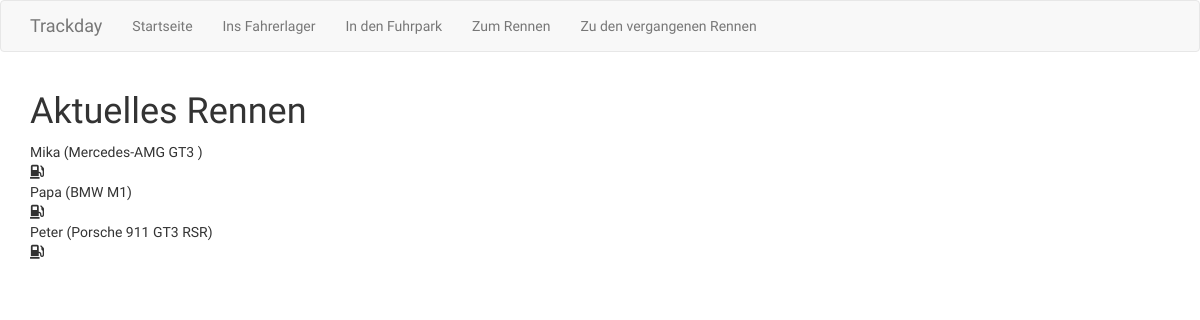
The page /current_race on the database its author committed.
### app/models.py (models this page shows, shortened)
class Racer(db.Model):
  id = db.Column(db.Integer, primary_key=True)
  name = db.Column(db.String(64), index=True, unique=True)

class Car(db.Model):
  id = db.Column(db.Integer, primary_key=True)
  name = db.Column(db.String(64), index=False, unique=False)
  description = db.Column(db.String(512), index=False, unique=False)
  order_number = db.Column(db.String(16), index=True, unique=True)
  image_link = db.Column(db.String(128), index=False, unique=False)

### app/routes.py (the view)
@app.route('/current_race')
def current_race():
  return render_template('current_race.html', title='Aktuelles Rennen', current_race=find_current_race())

### app/models.py (called while the page is built)
  def parsed_grid(self):
    if self.grid is None:
      return None
    return list(map(lambda grid_entry: {'controller': grid_entry['controller'], 'racer': Racer.query.get(grid_entry['racer']), 'car': Car.query.get(grid_entry['car'])}, json.loads(self.grid)))

### app/routes.py (called while the page is built)
def find_current_race():
  return next(iter(Race.query.filter(Race.status=='created').all()), None)

### app/templates/current_race.html (shortened to what this page needs)
{% extends "base.html" %}
{% block app_content %}
  <h1>Aktuelles Rennen</h1>
  {% if current_race and current_race.parsed_grid()%}
    <div class="d-flex flex-row race-grid">
      {% for grid_entry in current_race.parsed_grid()%}
      <div class= "p-2" id = "grid_entry<_{{ grid_entry['controller'] }}">
        <div>{{ grid_entry['racer'].name }} ({{ grid_entry['car'].name }})</div>
        <div id = "fuel_{{ grid_entry['controller'] }}">
          <i class="fa fa-gas-pump"></i>
        </div>
      </div>
      {% endfor %}
    </div>
  {% endif %}
{% endblock %}

### app/static/styles.css (style rules this page uses)
body { font-family: 'Orbitron', sans-serif; }

### rows shown on the page
Racer: racer.name "Mika"
Car: car.name "Mercedes-AMG GT3"
Racer: racer.name "Papa"
Car: car.name "BMW M1"
Racer: racer.name "Peter"
Car: car.name "Porsche 911 GT3 RSR"
